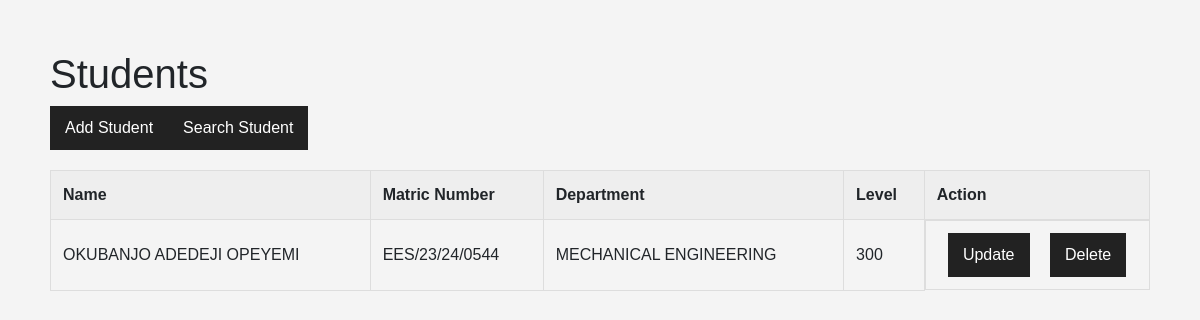
The app's page /, older data.
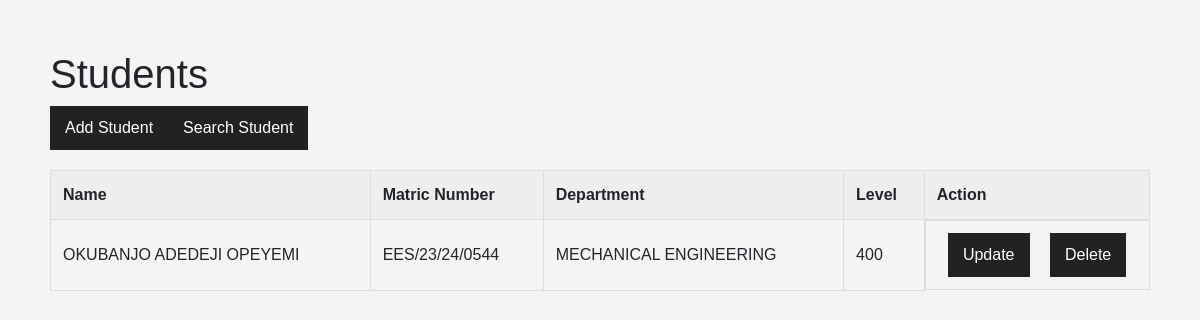
The same page, newer data.
### tables this page shows
CREATE TABLE students (
    id INTEGER PRIMARY KEY AUTOINCREMENT,
    name TEXT NOT NULL,
    matric_number TEXT NOT NULL UNIQUE,
    department TEXT NOT NULL,
    level INTEGER NOT NULL
);

### app.py (the view)
@app.route("/")
def index():
    students = db.execute("SELECT * FROM students ORDER BY name")
    return render_template("index.html", students=students)

### templates/index.html
{% extends "layout.html" %} {% block body %}
<h1>Students</h1>
<div class="main_actions">
  <a href="/add" class="button"> Add Student </a>
  <a href="/search" class="button">Search Student</a>
</div>
<table>
  <thead>
    <tr>
      <th>Name</th>
      <th>Matric Number</th>
      <th>Department</th>
      <th>Level</th>
      <th>Action</th>
    </tr>
  </thead>
  <tbody>
    {% for student in students %}
    <tr>
      <td>{{ student.name|upper }}</td>
      <td>{{ student.matric_number|upper }}</td>
      <td>{{ student.department|upper }}</td>
      <td>{{ student.level }}</td>
      <td class="actions">
        <a href="/update/{{ student.id }}" class="button"> Update </a>
        <form action="/delete/{{ student.id }}" method="post" style="display: inline">
          <button type="submit" onclick="return confirm('Delete this student?');">
            Delete
          </button>
        </form>
      </td>
    </tr>
    {% endfor %}
  </tbody>
</table>
{% endblock %}

### templates/layout.html (shortened to what this page needs)
<!doctype html>
<html lang="en">
  <head>
    <link
      rel="stylesheet"
      href="https://cdn.jsdelivr.net/npm/bootstrap@5.3.8/dist/css/bootstrap.min.css"
    />
    <link rel="stylesheet" href="/static/style.css" />
  </head>
  <body>
    {% block body %}{% endblock %}
  </body>
</html>

### static/style.css (style rules this page uses)
body { font-family: Arial, sans-serif; margin: 50px; padding: 0px; background: #f4f4f4; display: block; box-sizing: border-box; }
table { width: 100%; border-collapse: collapse; margin-top: 20px; }
th, td { border: 1px solid #ddd; padding: 12px; text-align: left; }
th { background: #eee; }
button, .button { background: #222; color: white; border: none; padding: 10px 15px; text-decoration: none; cursor: pointer; }
.actions { display: flex; justify-content: space-around; }
.main_actions { display: flex; }

Row changes from the older to the newer data that the page shows:
changed students "OKUBANJO ADEDEJI OPEYEMI": level "300" → "400"
